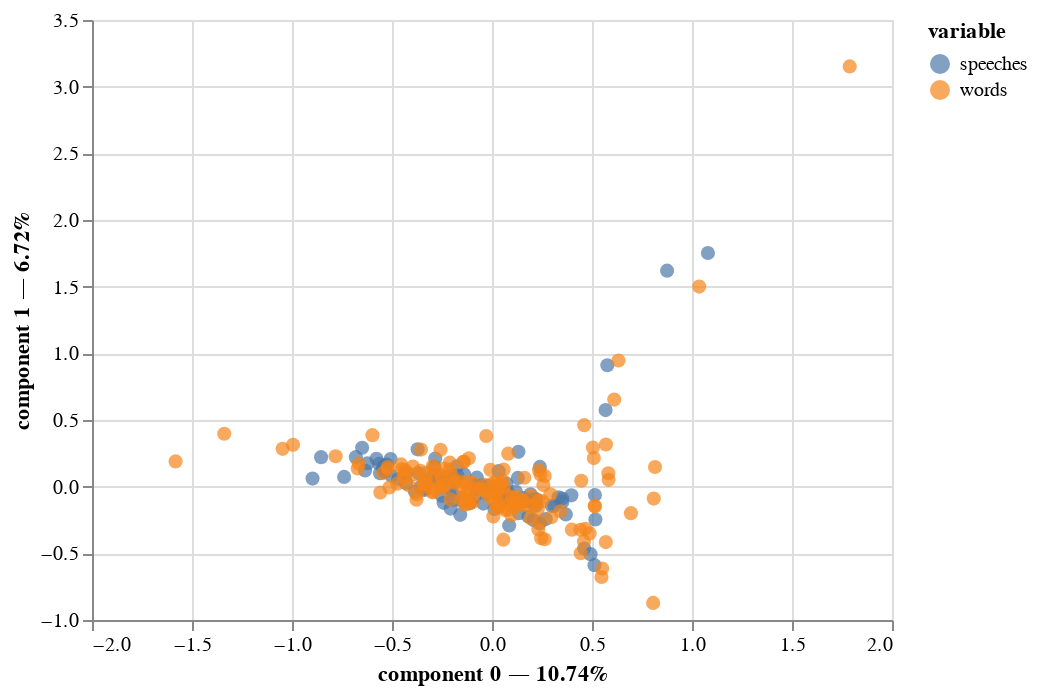

Notebook source saved alongside this figure:
### Markdown cell above
<A HREF="https://maxhalford.github.io/prince/ca/">Prince correspondence analysis</A>

### Code cell
cao.plot(
    ctabshort_oba,
    x_component=0,
    y_component=1
)

### Figure 1 — Vega-Lite specification as saved in the notebook (floating-point values rounded to 4 significant figures; data arrays with more than 128 entries replaced by an {"elided": "..."} marker saying what was removed)
{"config": {"view": {"continuousWidth": 400, "continuousHeight": 300}}, "data": {"name": "data-1ea3d5bee623fcc664491743a1664d8f"}, "mark": {"type": "circle", "size": 50}, "encoding": {"color": {"field": "variable", "type": "nominal"}, "tooltip": [{"field": "variable", "type": "nominal"}, {"field": "value", "type": "nominal"}, {"field": "component 0", "type": "quantitative"}, {"field": "component 1", "type": "quantitative"}], "x": {"axis": {"title": "component 0 — 10.74%"}, "field": "component 0", "scale": {"zero": false}, "type": "quantitative"}, "y": {"axis": {"title": "component 1 — 6.72%"}, "field": "component 1", "scale": {"zero": false}, "type": "quantitative"}}, "selection": {"selector001": {"type": "interval", "bind": "scales", "encodings": ["x", "y"]}}, "$schema": "https://vega.github.io/schema/vega-lite/v4.17.0.json", "datasets": {"data-1ea3d5bee623fcc664491743a1664d8f": {"elided": "250 records"}}}
